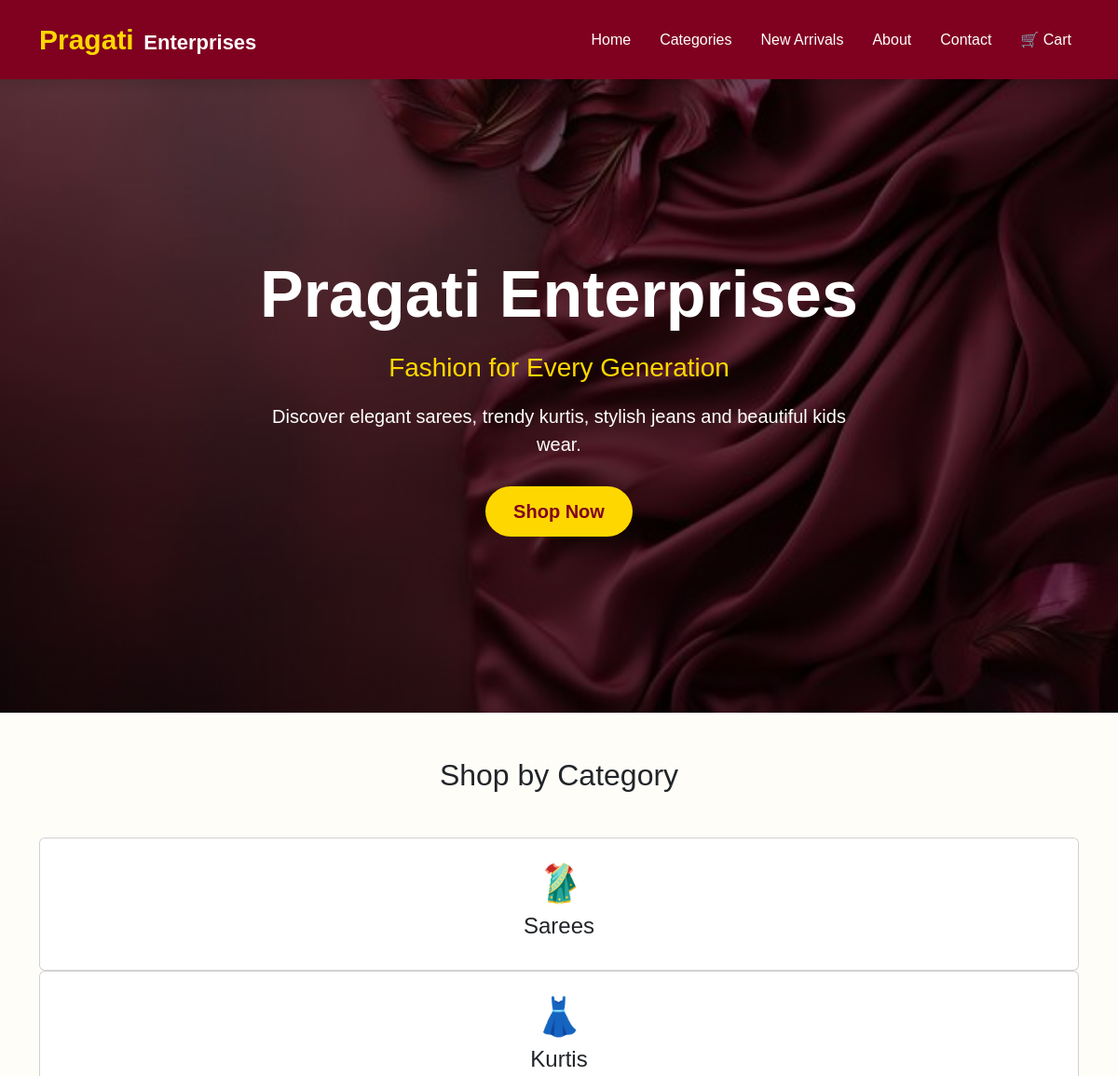
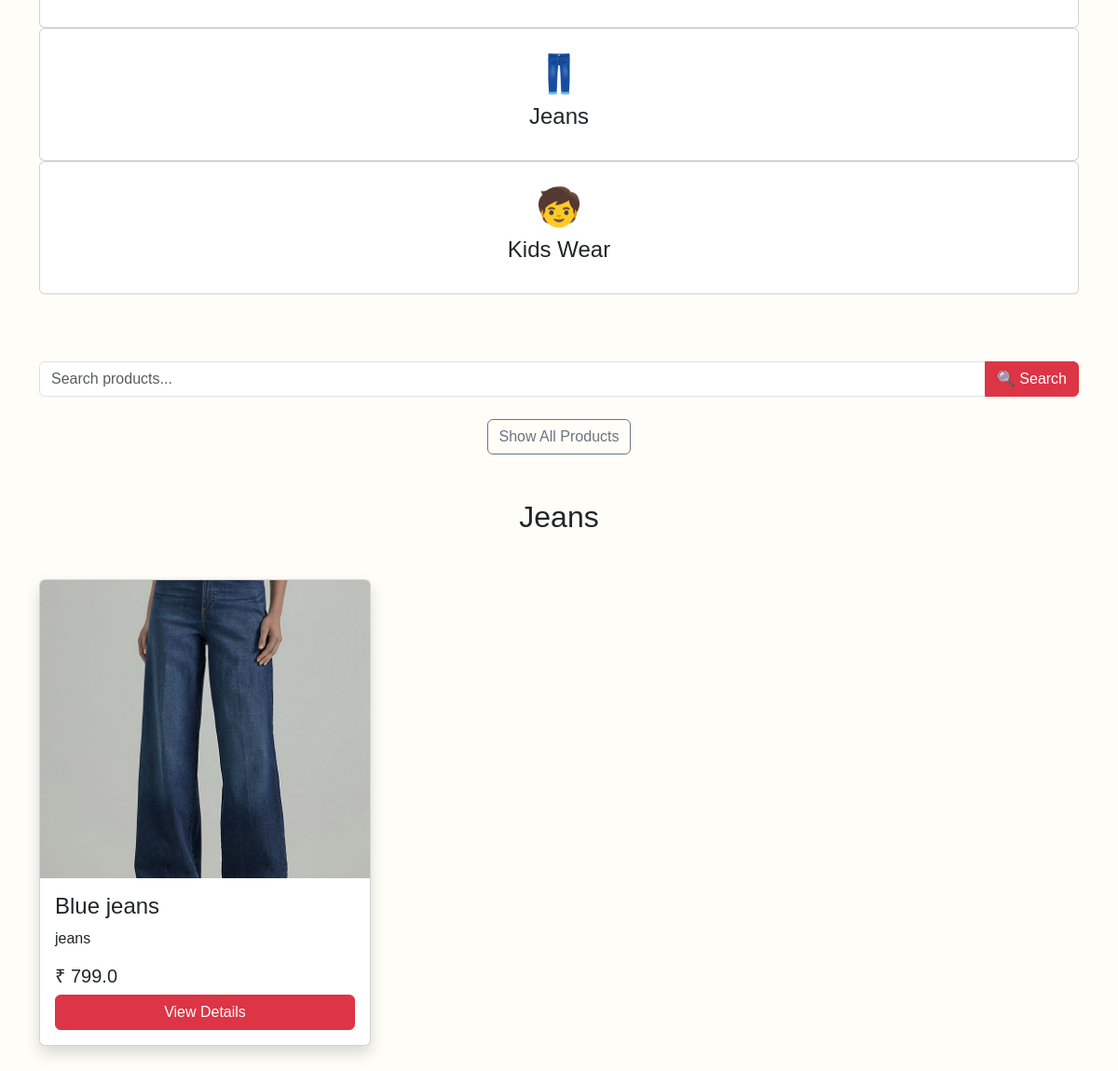
The app's page /?category=jeans with its own data (2 pictures, top to bottom).
### models.py (models this page shows)
class Product(db.Model):
    id = db.Column(db.Integer, primary_key=True)
    name = db.Column(db.String(100), nullable=False)
    category = db.Column(db.String(50))
    price = db.Column(db.Float)
    stock = db.Column(db.Integer)
    image = db.Column(db.String(255), nullable=True)
    description = db.Column(db.Text)
    is_new = db.Column(db.Boolean, default=True)

### app.py (the view)
@app.route("/")
def home():
    search = request.args.get("search", "")
    category = request.args.get("category", "")
    query = Product.query
    if search:
        query = query.filter(Product.name.ilike(f"%{search}%"))
    if category:
        query = query.filter(Product.category.ilike(f"%{category}%"))
    products = query.all()
    return render_template(
        "index.html",
        products=products,
        search=search,
        category=category
    )

### templates/index.html (shortened to what this page needs)
{% extends "base.html" %}
{% block content %}
<section class="hero">
    <div class="container text-center">
        <h1>Pragati Enterprises</h1>
        <h3>Fashion for Every Generation</h3>
        <p>
            Discover elegant sarees, trendy kurtis, stylish jeans and beautiful kids wear.
        </p>
        <a href="#products" class="btn btn-warning btn-lg">
            Shop Now
        </a>
    </div>
</section>
<section id="categories" class="py-5">
<div class="container">
<h2 class="text-center mb-5">
Shop by Category
</h2>
<div class="row text-center">
<a href="{{ url_for('home', category='saree') }}"
   class="text-decoration-none text-dark">
<div class="card p-4">
    <h1>🥻</h1>
    <h4>Sarees</h4>
</div>
</a>
<a href="{{ url_for('home', category='kurti') }}"
   class="text-decoration-none text-dark">
<div class="card p-4">
<h1>👗</h1>
<h4>Kurtis</h4>
</div>
</a>
<a href="{{ url_for('home', category='jeans') }}"
   class="text-decoration-none text-dark">
<div class="card p-4">
<h1>👖</h1>
<h4>Jeans</h4>
</div>
</a>
<a href="{{ url_for('home', category='kids wear') }}"
   class="text-decoration-none text-dark">
<div class="card p-4">
<h1>🧒</h1>
<h4>Kids Wear</h4>
</div>
</a>
</div>
</div>
</section>
<div class="container my-4">
    <form method="GET" action="{{ url_for('home') }}">
        <div class="input-group">
            <input
                type="text"
                class="form-control"
                name="search"
                placeholder="Search products..."
                value="{{ search }}">
            <button class="btn btn-danger" type="submit">
                🔍 Search
            </button>
        </div>
    </form>
</div>
<div class="text-center mt-3">
    <a href="{{ url_for('home') }}"
       class="btn btn-outline-secondary">
        Show All Products
    </a>
</div>
<section id="products" class="container py-5">
    <h2 class="text-center mb-5">
{% if category %}
    {{ category.title() }}
{% else %}
    New Arrivals
{% endif %}
</h2>
    <div class="row">
    {% if products %}
        {% for product in products %}
        <div class="col-md-4 mb-4">
            <div class="card h-100 shadow">
                <img
                    src="{{ url_for('static', filename='uploads/' + product.image) }}"
                    class="card-img-top"
                    height="320"
                    style="object-fit:cover;">
                <div class="card-body">
                    <h4>{{ product.name }}</h4>
                    <p>{{ product.category }}</p>
                    <h5>₹ {{ product.price }}</h5>
                    <a href="{{ url_for('product_details', id=product.id) }}"
                       class="btn btn-danger w-100">
                        View Details
                    </a>
                </div>
            </div>
        </div>
        {% endfor %}
    {% endif %}
</div>
</section>
{% endblock %}

### static/css/style.css (style rules this page uses)
body { background:#FFFDF8; font-family:Arial, sans-serif; }
.hero { min-height:85vh; display:flex; align-items:center; justify-content:center; text-align:center; background: linear-gradient(rgba(0,0,0,.55), rgba(0,0,0,.55)), url("/static/images/banner.jpg"); background-size:cover; background-position:center; color:white; }
.hero h1 { font-size:70px; font-weight:700; }
.hero h3 { color:#FFD700; margin:20px 0; }
.hero p { max-width:650px; margin:auto; font-size:20px; margin-bottom:30px; }
.card { transition:.3s; }
.btn-warning { background:#FFD700; border:none; color:#800020; font-weight:bold; padding:12px 30px; border-radius:40px; transition:.3s; }

### records on screen
Product: title "Jeans", image (picture), name "Blue jeans", category "jeans", price "799.0"
